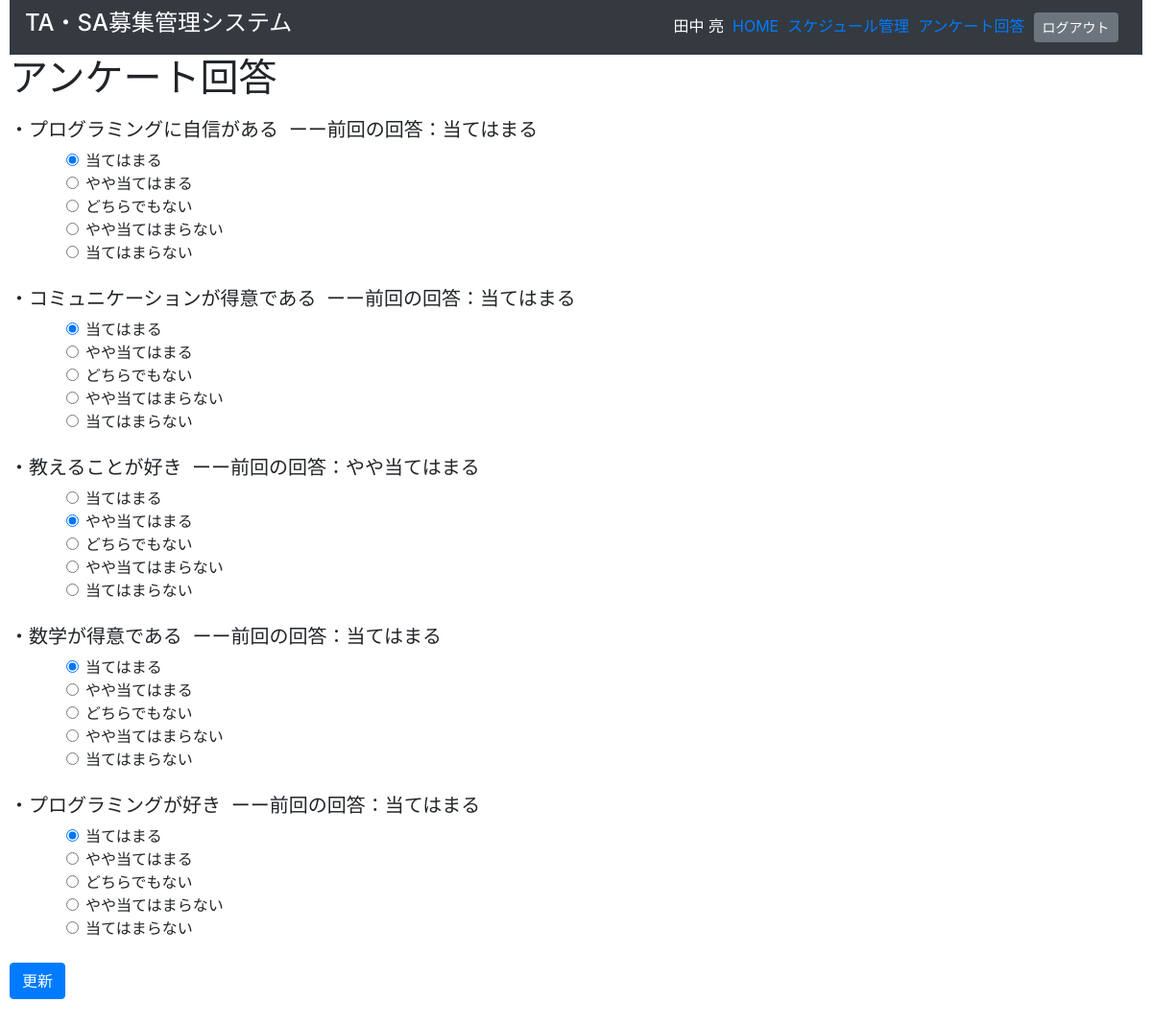
/index.php?do=student_answer (signed in), run on the app's committed database.
### tables this page shows
CREATE TABLE `tb_questionnaire` (
  `que_id` int(10) unsigned NOT NULL AUTO_INCREMENT,
  `que_title` text DEFAULT NULL,
  PRIMARY KEY (`que_id`),
  UNIQUE KEY `que_id` (`que_id`)
);

CREATE TABLE `tb_answer` (
  `ans_id` int(10) unsigned NOT NULL AUTO_INCREMENT,
  `stu_id` char(7) NOT NULL,
  `que_id` int(10) unsigned NOT NULL,
  `ans_day` date DEFAULT NULL,
  `ans_value` int(11) DEFAULT NULL,
  PRIMARY KEY (`ans_id`,`stu_id`,`que_id`),
  UNIQUE KEY `ans_id` (`ans_id`),
  KEY `stu_id` (`stu_id`),
  KEY `que_id` (`que_id`),
  CONSTRAINT `tb_answer_ibfk_1` FOREIGN KEY (`stu_id`) REFERENCES `tb_student` (`stu_id`),
  CONSTRAINT `tb_answer_ibfk_2` FOREIGN KEY (`que_id`) REFERENCES `tb_questionnaire` (`que_id`)
);

### index.php (called while the page is built, shortened)
<?php
include('src/pg_header.php');
$action = 'pb_home';
if (isset($_GET['do'])) {
  $action = $_GET['do'];
}
include('src/' . $action . '.php');
include('src/pg_footer.php');

### src/data.php (called while the page is built, shortened)
<?php
$ques = [
	0 => '特になし',
	1 => '当てはまる',
	2 => 'やや当てはまる',
	3 => 'どちらでもない',
	4 => 'やや当てはまらない',
	5 => '当てはまらない'
];
 ?>

### src/student_answer.php (the view, shortened to what this page needs)
<h1>アンケート回答</h1>
<?php
require_once('db_inc.php');
require_once('data.php');
$usr_id = $_SESSION['usr_id'];
$stu_id = strtoupper($usr_id);
$stu_id = mb_substr($stu_id, 1);
$act = 'insert';
$sql = "SELECT * FROM tb_answer WHERE stu_id = '{$stu_id}'";
$rs = $conn->query($sql);
$row = $rs->fetch_assoc();
if($row){
  $act = 'update';
  $answers = [];
  while($row){
    $que_id = $row['que_id'];
    $answers[$que_id] = $row['ans_value'];
    $row = $rs->fetch_assoc();
  }
}
$sql = "SELECT * FROM tb_questionnaire";
$rs = $conn->query($sql);
$row = $rs->fetch_assoc();
?>
<article>
  <div class="main">
<?php
echo '<form action="?do=student_answer_save&act='.$act.'" method="post">';
while($row):
  if($act === 'update'){
    echo '<h5>・'.$row['que_title'].'&nbsp&nbspーー前回の回答：'.$ques[$answers[$row['que_id']]].'</h5>';
  }
  echo '<div class="radio-area">';
  for($i = 1; $i <= 5; $i++):
    echo '<div class="form-check">';
    echo '<input class="form-check-input" type="radio" value="'.$i.'" id="Check1" name="'.$row['que_id'].'"';
    if($act == 'update'){
      if($i == $answers[$row['que_id']]){
        echo 'checked';
      }
    }else{
      if($i == 1){
        echo 'checked';
      }
    }
    echo '>';
?>
  <label class="form-check-label" for="Check1">
<?php echo $ques[$i]; ?>
  </label>
  </div>
<?php
  endfor;
  $row = $rs->fetch_assoc();
  echo "</div>";
  echo "<br>";
  endwhile;
  if($act === 'update')
      echo '<button type="submit" class="btn btn-primary">更新</button>';
  ?>
    </form>
  </div>
</article>

### css/style.css (style rules this page uses)
.main { background-color: #ffffff; margin-top: 10px; margin-bottom: 10%; margin-right: 0px; width: 100%; }
article { display:flex; }
.radio-area { padding-left: 5%; }

### data on the page
tb_questionnaire: que_title "プログラミングに自信がある", que_id.ans_value "当てはまる", que_id "☑ 当てはまる", i "当てはまる", i "やや当てはまる", i "どちらでもない", i "やや当てはまらない", i "当てはまらない"
tb_questionnaire: que_title "コミュニケーションが得意である", que_id.ans_value "当てはまる", que_id "☑", i "当てはまる", i "やや当てはまる", i "どちらでもない", i "やや当てはまらない", i "当てはまらない"
tb_questionnaire: que_title "教えることが好き", que_id.que_id "やや当てはまる", i "当てはまる", que_id "☑", i "やや当てはまる", i "どちらでもない", i "やや当てはまらない", i "当てはまらない"
tb_questionnaire: que_title "数学が得意である", que_id.ans_value "当てはまる", que_id "☑", i "当てはまる", i "やや当てはまる", i "どちらでもない", i "やや当てはまらない", i "当てはまらない"
tb_questionnaire: que_title "プログラミングが好き", que_id.ans_value "当てはまる", que_id "☑", i "当てはまる", i "やや当てはまる", i "どちらでもない", i "やや当てはまらない", i "当てはまらない"

### other printed values
$_SESSION['usr_name'] "田中 亮"
$label "HOME"
$label "スケジュール管理"
$label "アンケート回答"
